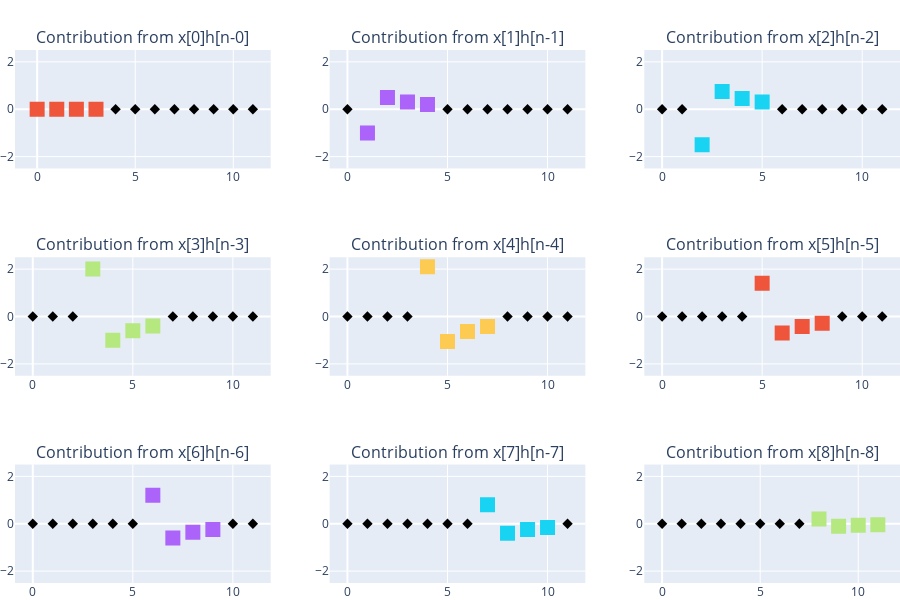

The cell this chart's notebook holds for it:
### Markdown cell above
$x[0]$ is zero, so the contribution from this point will be zero. $x[1] = -1$, so the resulting response from this point should be the shape of the impulse response $h[n]$, inversed and shifted by 1. $x[2] = -1.5$, so the response contribution from this point will be scaled by -1.5 and shifted by 2, and so on. Each of these contributions are then summed up to produce the output signal $y[n]$.

### Code cell
"""
This function does not compute the actual convolution of
the signals x and h. Instead it returns the contributions of
the impulse of x[n] passed through the impulse response h[n].
It also returns the indices of each affected and non-affected
value in the total y signal so they can be easily marked on the
plots.
"""
def input_side_alg(x, h, n):
    y = np.zeros(len(x) + len(h) - 1)
    y[n:n+len(h)] = x[n] * h
    zeros    = [i for i in range(len(y)) if i not in range(n,n+len(h))]
    nonzeros = [i for i in range(len(y)) if i in range(n,n+len(h))]
    return y[n:n+len(h)], zeros, nonzeros

fig = make_subplots(rows=3, cols=3, 
                    subplot_titles=( [f"Contribution from x[{i}]h[n-{i}]" for i in range( len(x) )] ) )
for i in range(len(x)):
    y,zero_inds,nonzero_inds = input_side_alg(x, h, i)
    
    # Plot the zero points as diamonds
    zeros = go.Scatter(x=zero_inds,
                       y=np.zeros(len(zero_inds)),
                       marker=dict(size=8, symbol="diamond", color="black"),
                       mode="markers",
                       showlegend=False)
    fig.add_trace(zeros, row=int(np.floor((i+3)/3)), col=(i%3)+1)

    # Plot the non-zero points as squares
    nonzeros = go.Scatter(x=nonzero_inds,
                          y=y,
                          marker=dict(size=15, symbol="square"),
                          mode="markers",
                          showlegend=False)
    fig.add_trace(nonzeros, row=int(np.floor((i+3)/3)),  col=(i%3)+1)

fig.update_layout(height=600)
fig.update_yaxes(range=[-2.5, 2.5])
fig.show()

### Figure 1 — Plotly figure (JSON) as saved in the notebook; plotly's stock layout.template omitted (floating-point values rounded to 4 significant figures)
{"data": [{"marker": {"color": "black", "size": 8, "symbol": "diamond"}, "mode": "markers", "showlegend": false, "type": "scatter", "x": [4, 5, 6, 7, 8, 9, 10, 11], "xaxis": "x", "y": [0, 0, 0, 0, 0, 0, 0, 0], "yaxis": "y"}, {"marker": {"size": 15, "symbol": "square"}, "mode": "markers", "showlegend": false, "type": "scatter", "x": [0, 1, 2, 3], "xaxis": "x", "y": [0, 0, 0, 0], "yaxis": "y"}, {"marker": {"color": "black", "size": 8, "symbol": "diamond"}, "mode": "markers", "showlegend": false, "type": "scatter", "x": [0, 5, 6, 7, 8, 9, 10, 11], "xaxis": "x2", "y": [0, 0, 0, 0, 0, 0, 0, 0], "yaxis": "y2"}, {"marker": {"size": 15, "symbol": "square"}, "mode": "markers", "showlegend": false, "type": "scatter", "x": [1, 2, 3, 4], "xaxis": "x2", "y": [-1, 0.5, 0.3, 0.2], "yaxis": "y2"}, {"marker": {"color": "black", "size": 8, "symbol": "diamond"}, "mode": "markers", "showlegend": false, "type": "scatter", "x": [0, 1, 6, 7, 8, 9, 10, 11], "xaxis": "x3", "y": [0, 0, 0, 0, 0, 0, 0, 0], "yaxis": "y3"}, {"marker": {"size": 15, "symbol": "square"}, "mode": "markers", "showlegend": false, "type": "scatter", "x": [2, 3, 4, 5], "xaxis": "x3", "y": [-1.5, 0.75, 0.45, 0.3], "yaxis": "y3"}, {"marker": {"color": "black", "size": 8, "symbol": "diamond"}, "mode": "markers", "showlegend": false, "type": "scatter", "x": [0, 1, 2, 7, 8, 9, 10, 11], "xaxis": "x4", "y": [0, 0, 0, 0, 0, 0, 0, 0], "yaxis": "y4"}, {"marker": {"size": 15, "symbol": "square"}, "mode": "markers", "showlegend": false, "type": "scatter", "x": [3, 4, 5, 6], "xaxis": "x4", "y": [2, -1, -0.6, -0.4], "yaxis": "y4"}, {"marker": {"color": "black", "size": 8, "symbol": "diamond"}, "mode": "markers", "showlegend": false, "type": "scatter", "x": [0, 1, 2, 3, 8, 9, 10, 11], "xaxis": "x5", "y": [0, 0, 0, 0, 0, 0, 0, 0], "yaxis": "y5"}, {"marker": {"size": 15, "symbol": "square"}, "mode": "markers", "showlegend": false, "type": "scatter", "x": [4, 5, 6, 7], "xaxis": "x5", "y": [2.1, -1.05, -0.63, -0.42], "yaxis": "y5"}, {"marker": {"color": "black", "size": 8, "symbol": "diamond"}, "mode": "markers", "showlegend": false, "type": "scatter", "x": [0, 1, 2, 3, 4, 9, 10, 11], "xaxis": "x6", "y": [0, 0, 0, 0, 0, 0, 0, 0], "yaxis": "y6"}, {"marker": {"size": 15, "symbol": "square"}, "mode": "markers", "showlegend": false, "type": "scatter", "x": [5, 6, 7, 8], "xaxis": "x6", "y": [1.4, -0.7, -0.42, -0.28], "yaxis": "y6"}, {"marker": {"color": "black", "size": 8, "symbol": "diamond"}, "mode": "markers", "showlegend": false, "type": "scatter", "x": [0, 1, 2, 3, 4, 5, 10, 11], "xaxis": "x7", "y": [0, 0, 0, 0, 0, 0, 0, 0], "yaxis": "y7"}, {"marker": {"size": 15, "symbol": "square"}, "mode": "markers", "showlegend": false, "type": "scatter", "x": [6, 7, 8, 9], "xaxis": "x7", "y": [1.2, -0.6, -0.36, -0.24], "yaxis": "y7"}, {"marker": {"color": "black", "size": 8, "symbol": "diamond"}, "mode": "markers", "showlegend": false, "type": "scatter", "x": [0, 1, 2, 3, 4, 5, 6, 11], "xaxis": "x8", "y": [0, 0, 0, 0, 0, 0, 0, 0], "yaxis": "y8"}, {"marker": {"size": 15, "symbol": "square"}, "mode": "markers", "showlegend": false, "type": "scatter", "x": [7, 8, 9, 10], "xaxis": "x8", "y": [0.8, -0.4, -0.24, -0.16], "yaxis": "y8"}, {"marker": {"color": "black", "size": 8, "symbol": "diamond"}, "mode": "markers", "showlegend": false, "type": "scatter", "x": [0, 1, 2, 3, 4, 5, 6, 7], "xaxis": "x9", "y": [0, 0, 0, 0, 0, 0, 0, 0], "yaxis": "y9"}, {"marker": {"size": 15, "symbol": "square"}, "mode": "markers", "showlegend": false, "type": "scatter", "x": [8, 9, 10, 11], "xaxis": "x9", "y": [0.2, -0.1, -0.06, -0.04], "yaxis": "y9"}], "layout": {"annotations": [{"font": {"size": 16}, "showarrow": false, "text": "Contribution from x[0]h[n-0]", "x": 0.1444, "xanchor": "center", "xref": "paper", "y": 1, "yanchor": "bottom", "yref": "paper"}, {"font": {"size": 16}, "showarrow": false, "text": "Contribution from x[1]h[n-1]", "x": 0.5, "xanchor": "center", "xref": "paper", "y": 1, "yanchor": "bottom", "yref": "paper"}, {"font": {"size": 16}, "showarrow": false, "text": "Contribution from x[2]h[n-2]", "x": 0.8556, "xanchor": "center", "xref": "paper", "y": 1, "yanchor": "bottom", "yref": "paper"}, {"font": {"size": 16}, "showarrow": false, "text": "Contribution from x[3]h[n-3]", "x": 0.1444, "xanchor": "center", "xref": "paper", "y": 0.6111, "yanchor": "bottom", "yref": "paper"}, {"font": {"size": 16}, "showarrow": false, "text": "Contribution from x[4]h[n-4]", "x": 0.5, "xanchor": "center", "xref": "paper", "y": 0.6111, "yanchor": "bottom", "yref": "paper"}, {"font": {"size": 16}, "showarrow": false, "text": "Contribution from x[5]h[n-5]", "x": 0.8556, "xanchor": "center", "xref": "paper", "y": 0.6111, "yanchor": "bottom", "yref": "paper"}, {"font": {"size": 16}, "showarrow": false, "text": "Contribution from x[6]h[n-6]", "x": 0.1444, "xanchor": "center", "xref": "paper", "y": 0.2222, "yanchor": "bottom", "yref": "paper"}, {"font": {"size": 16}, "showarrow": false, "text": "Contribution from x[7]h[n-7]", "x": 0.5, "xanchor": "center", "xref": "paper", "y": 0.2222, "yanchor": "bottom", "yref": "paper"}, {"font": {"size": 16}, "showarrow": false, "text": "Contribution from x[8]h[n-8]", "x": 0.8556, "xanchor": "center", "xref": "paper", "y": 0.2222, "yanchor": "bottom", "yref": "paper"}], "height": 600, "xaxis": {"anchor": "y", "domain": [0, 0.2889]}, "xaxis2": {"anchor": "y2", "domain": [0.3556, 0.6444]}, "xaxis3": {"anchor": "y3", "domain": [0.7111, 1]}, "xaxis4": {"anchor": "y4", "domain": [0, 0.2889]}, "xaxis5": {"anchor": "y5", "domain": [0.3556, 0.6444]}, "xaxis6": {"anchor": "y6", "domain": [0.7111, 1]}, "xaxis7": {"anchor": "y7", "domain": [0, 0.2889]}, "xaxis8": {"anchor": "y8", "domain": [0.3556, 0.6444]}, "xaxis9": {"anchor": "y9", "domain": [0.7111, 1]}, "yaxis": {"anchor": "x", "domain": [0.7778, 1], "range": [-2.5, 2.5]}, "yaxis2": {"anchor": "x2", "domain": [0.7778, 1], "range": [-2.5, 2.5]}, "yaxis3": {"anchor": "x3", "domain": [0.7778, 1], "range": [-2.5, 2.5]}, "yaxis4": {"anchor": "x4", "domain": [0.3889, 0.6111], "range": [-2.5, 2.5]}, "yaxis5": {"anchor": "x5", "domain": [0.3889, 0.6111], "range": [-2.5, 2.5]}, "yaxis6": {"anchor": "x6", "domain": [0.3889, 0.6111], "range": [-2.5, 2.5]}, "yaxis7": {"anchor": "x7", "domain": [0, 0.2222], "range": [-2.5, 2.5]}, "yaxis8": {"anchor": "x8", "domain": [0, 0.2222], "range": [-2.5, 2.5]}, "yaxis9": {"anchor": "x9", "domain": [0, 0.2222], "range": [-2.5, 2.5]}}}
